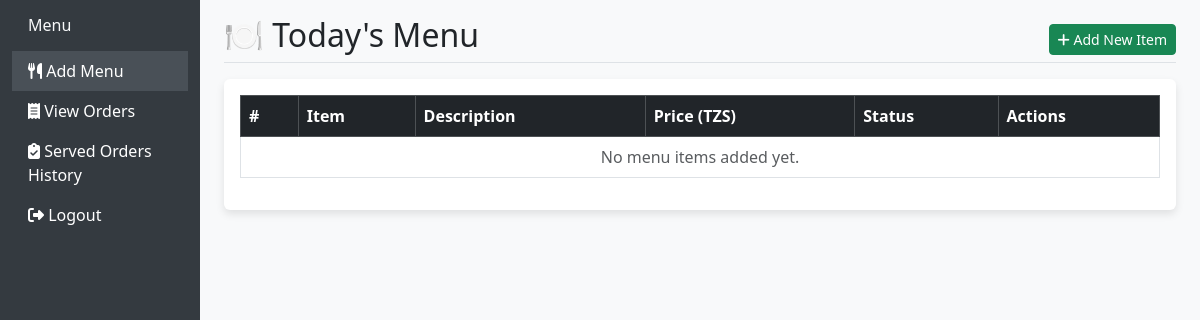
Page /canteen/menu/ on the earlier database version.
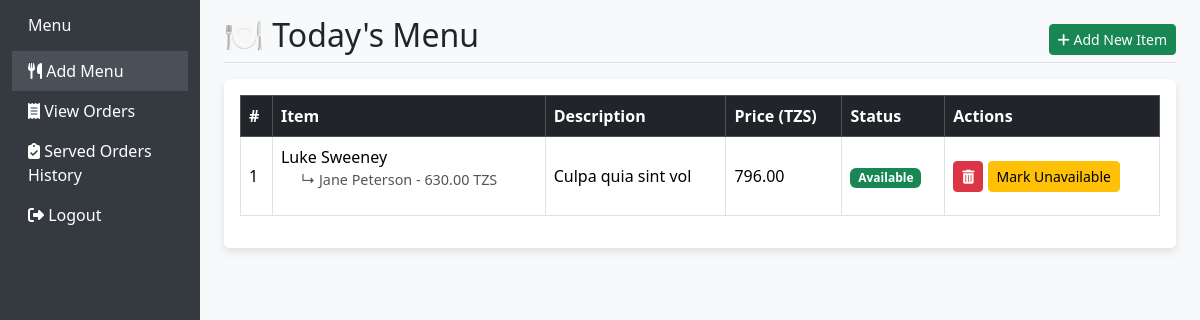
Same page on the later database version.
### apps/pages/models.py (models this page shows, shortened)
class MenuItem(models.Model):
    name = models.CharField(max_length=100, unique=True)
    description = models.TextField(blank=True)
    price = models.DecimalField(max_digits=6, decimal_places=2)
    available = models.BooleanField(default=True)
    created_at = models.DateTimeField(auto_now_add=True)
    parent = models.ForeignKey(
        'self',
        null=True,
        blank=True,
        related_name='subitems',
        on_delete=models.CASCADE
    )

### apps/pages/canteen.py (the view)
# urls.py: path('canteen/menu/', canteen.menu_page, name='menu_page'),
def menu_page(request):
    menu_items = MenuItem.objects.filter(parent__isnull=True).order_by('-created_at')
    return render(request, 'canteen/menu_page.html', {
        'menu_items': menu_items
    })

### templates/canteen/menu_page.html (shortened to what the changed rows need)
{% load static %}
<!DOCTYPE html>
<html lang="en">
<head>
    <link href="https://cdn.jsdelivr.net/npm/bootstrap@5.3.2/dist/css/bootstrap.min.css" rel="stylesheet">
    <link href="https://cdnjs.cloudflare.com/ajax/libs/font-awesome/6.5.0/css/all.min.css" rel="stylesheet">
</head>
<body>
    <div class="container-fluid">
        <div class="row">
            <main class="col-md-9 ms-sm-auto col-lg-10 px-md-4 pt-3">
                <div class="d-flex justify-content-between align-items-center mb-3 border-bottom">
                    <h2>🍽️ Today's Menu</h2>
                </div>
                <div class="card">
                    <div class="card-body">
                        <div class="table-responsive">
                            <table class="table table-bordered table-hover align-middle">
                                <thead class="table-dark">
                                    <tr>
                                        <th>#</th>
                                        <th>Item</th>
                                        <th>Description</th>
                                        <th>Price (TZS)</th>
                                        <th>Status</th>
                                        <th>Actions</th>
                                    </tr>
                                </thead>
                                <tbody>
                                    {% for item in menu_items %}
                                    <tr>
                                        <td>{{ forloop.counter }}</td>
                                        <td>
                                            {{ item.name }}
                                            {% if item.subitems.exists %}
                                                <ul class="list-unstyled">
                                                    {% for sub in item.subitems.all %}
                                                    <li class="nested-subitem">↳ {{ sub.name }} - {{ sub.price }} TZS</li>
                                                    {% endfor %}
                                                </ul>
                                            {% endif %}
                                        </td>
                                        <td>{{ item.description }}</td>
                                        <td>{{ item.price }}</td>
                                        <td>
                                            {% if item.available %}
                                            <span class="badge bg-success">Available</span>
                                            {% else %}
                                            <span class="badge bg-secondary">Unavailable</span>
                                            {% endif %}
                                        </td>
                                        <td>
                                            <a href="{% url 'delete_menu_item' item.id %}" class="btn btn-danger btn-sm" onclick="return confirm('Delete this menu item?');">
                                                <i class="fas fa-trash-alt"></i>
                                            </a>
                                            <form method="post" action="{% url 'toggle_availability' item.id %}" style="display: inline;">
                                                <button type="submit" class="btn btn-warning btn-sm">
                                                    {% if item.available %}
                                                        Mark Unavailable
                                                    {% else %}
                                                        Mark Available
                                                    {% endif %}
                                                </button>
                                            </form>
                                        </td>
                                    </tr>
                                    {% empty %}
                                    <tr>
                                        <td colspan="6" class="text-center text-muted">No menu items added yet.</td>
                                    </tr>
                                    {% endfor %}
                                </tbody>
                            </table>
                        </div>
                    </div>
                </div>
            </main>
        </div>
    </div>
</body>
</html>

Differences in the rows shown:
added MenuItem: name "Luke Sweeney", description "Culpa quia sint vol", price "796.00", available "Available", shown under "🍽️ Today's Menu"
added MenuItem: name "Jane Peterson", price "630.00", shown under "Luke Sweeney"
Other differences:
text no longer shown: "No menu items added yet."
